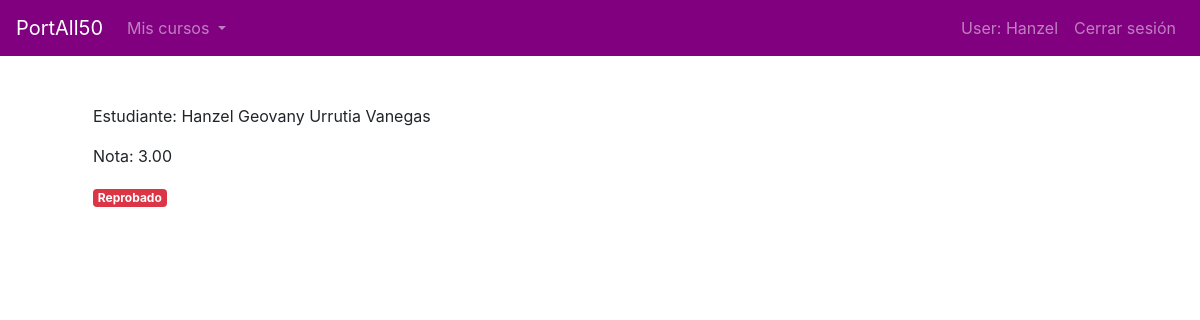
The page /notasCurso/27 (signed in) on the database its author committed.
### PortAll50/models.py (models this page shows, shortened)
class Nota(models.Model):
    nota = models.DecimalField(decimal_places=2, max_digits=5, default=0)
    curso = models.ForeignKey(Curso, on_delete=CASCADE, related_name="nota_curso")
    estudiante = models.ForeignKey(User, on_delete=CASCADE, related_name="nota_estudiante")
    class Meta:
        verbose_name_plural = "Nota"

### PortAll50/views.py (the view)
# urls.py: path("notasCurso/<int:id_curso>", views.notasCurso, name="notasCurso"),
def notasCurso(request, id_curso):
    curso = Curso.objects.get(id=id_curso)
    notas = Nota.objects.filter(curso=curso)
    estudiantes = curso.cuentas.all()
    yo = request.user
    try:
        mi_nota = Nota.objects.get(estudiante=yo, curso=curso)
    except:
        mi_nota = None
    context = {
        "notas": notas,
        "estudiantes": estudiantes,
        "curso": curso,
        "mi_nota": mi_nota,
        "yo": yo
    }
    return render(request, "PortAll50/notasCurso.html", context)

### PortAll50/templates/portall50/notasCurso.html (shortened to what this page needs)
{% extends 'base.html' %}
{% load bootstrap4 %}
{% load static %}
{% block main %}
    <div class="container">
        <div class="row">
            <div class="col-lg-8">
                {% if user.info_cuenta.tipo == "1" %}
                    {% if mi_nota %}
                        {% for nota in notas %}
                            {% if nota.estudiante == yo %}
                                <p>Estudiante: {{nota.estudiante.first_name}} {{nota.estudiante.last_name}}</p>
                                <p>Nota: {{nota.nota}}</p>
                                {% if curso.estado_curso == "2" %}
                                    {% if nota.nota >= curso.cantidad_minima %}
                                        <span class="badge badge-success">Aprobado</span>
                                    {% else %}
                                        <span class="badge badge-danger">Reprobado</span>
                                    {% endif %}
                                {% endif %}
                            {% endif %}
                        {% endfor %}
                    {% endif %}
                {% endif %}
            </div>
        </div>
    </div>
{% endblock %}

### templates/base.html (shortened to what this page needs)
{% load bootstrap4 %}
{% load static %}
<!DOCTYPE html>
<html lang="sp">
<head>
    {% bootstrap_css %}
    <link href='https://unpkg.com/boxicons@2.0.9/css/boxicons.min.css' rel='stylesheet'>
    <link rel="stylesheet" href="{% static 'css/base.css' %}">
</head>
<body>
    {% if user.is_authenticated %}
    <nav class="navbar navbar-expand-lg navbar-dark bg-dark">
        <a class="navbar-brand" href="/portall">PortAll50</a>
        <div class="collapse navbar-collapse" id="navbarSupportedContent">
            <ul class="navbar-nav">
                <li class="nav-item dropdown">
                    <a class="nav-link dropdown-toggle" href="#" id="navbarDropdown" role="button" data-toggle="dropdown" aria-expanded="false">
                      Mis cursos
                    </a>
                </li>
            </ul>
            <ul class="navbar-nav ml-auto">
                <li class="nav-item"><a class="nav-link" href="" data-toggle="modal" data-target="#profileModal"> User: {{ user.username }} </a></li>
                <li class="nav-item"><a class="nav-link" href="{% url 'logout' %}">Cerrar sesión</a></li>
            </ul>
        </div>
    </nav>
    {% endif %}
    <main class="container p-5">
        {% block main %}{% endblock %}
    </main>
</body>
</html>

### PortAll50/static/css/base.css (style rules this page uses)
.navbar { background-color: purple !important; }
a { color: black; text-decoration: none; }

### rows shown on the page
Nota: estudiante.first_name "Hanzel Geovany", estudiante.last_name "Urrutia Vanegas", nota "3.00", shows "Reprobado"

### other values the page prints
{{ user.username }} "Hanzel"
